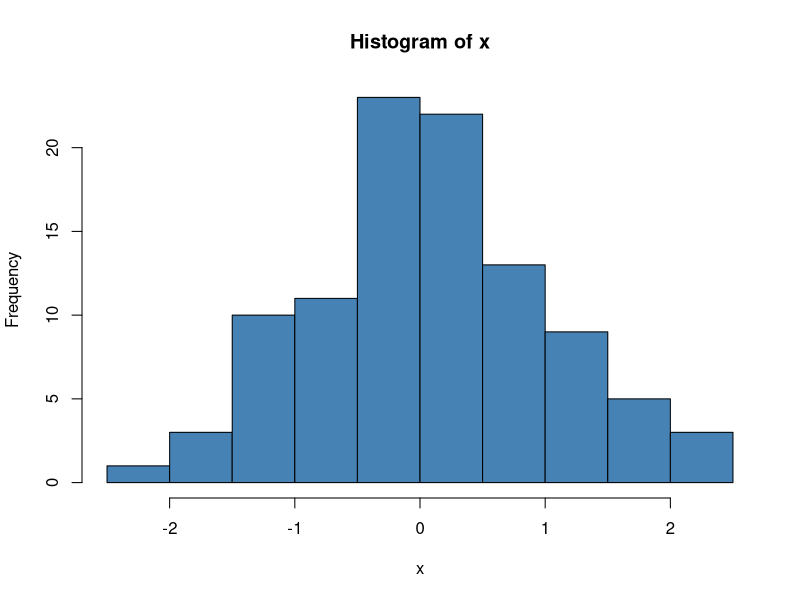

The R script that drew this image:
## ---- chunk 1
#| echo: true
#| warning: false
#| message: false

# Simulate data
set.seed(123)
x <- rnorm(100)

# Basic summaries
mean(x)
sd(x)

# Simple plot
hist(x, col = "steelblue", main = "Histogram of x")
